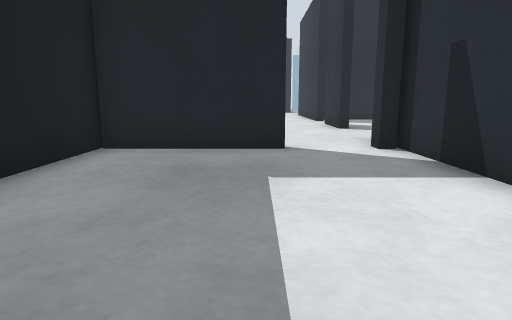
view 1 (above)

16 first-person views from a walk through a world built for the Gazebo simulator. The camera is 0.5 m above the floor, tilts 10° down and sees 75° across. The lines on the ground mark 1 m squares. The floor is counted in squares, 0.5 m on a side. Each view is taken from the middle of a square. On the plan, view 1 faces up. The plan holds only what a view shows up to about 12 squares ahead; the rest is blank. The place goes on beyond the plan.

view 2
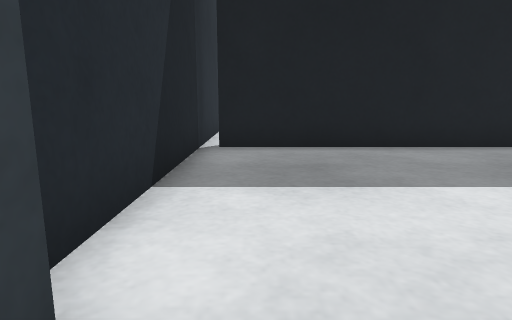

view 3
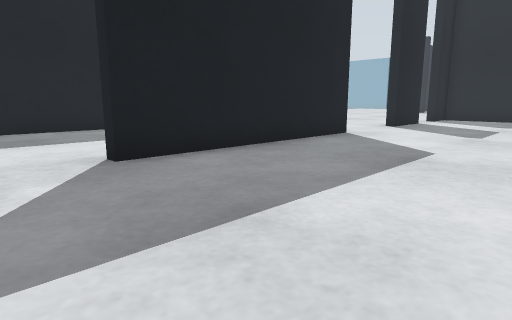

view 4
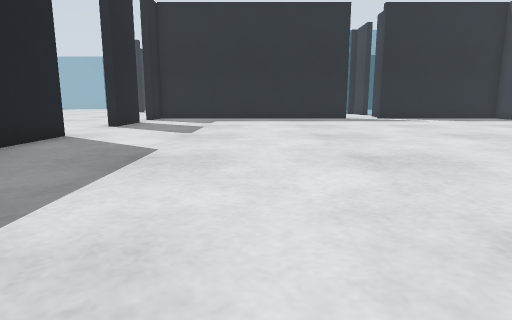

view 5
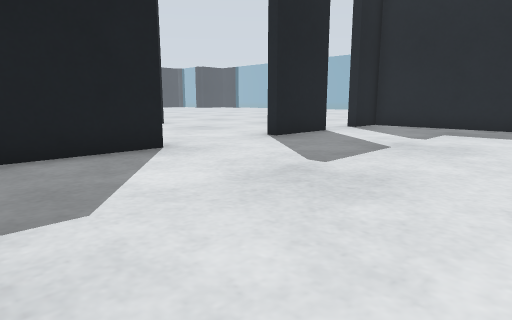

view 6
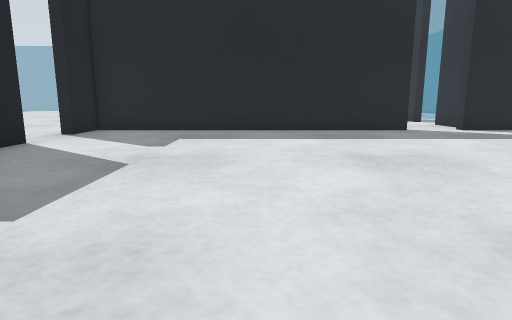

view 7
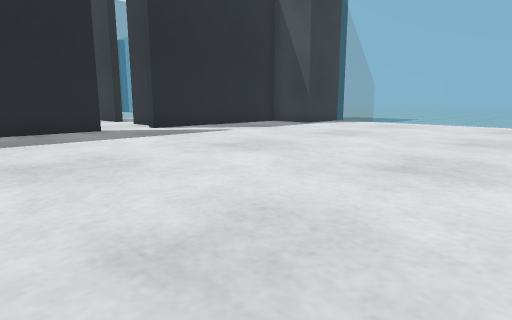

view 8
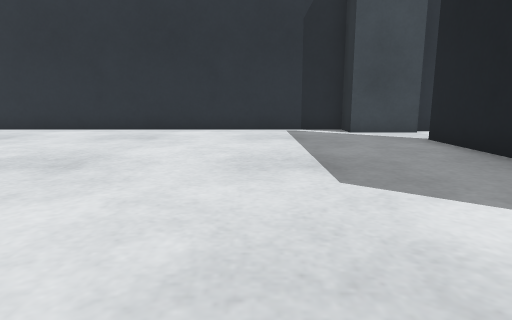

view 9
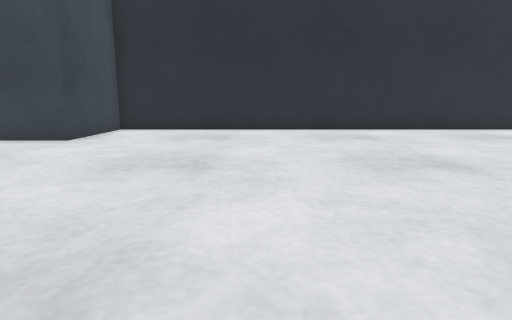

view 10
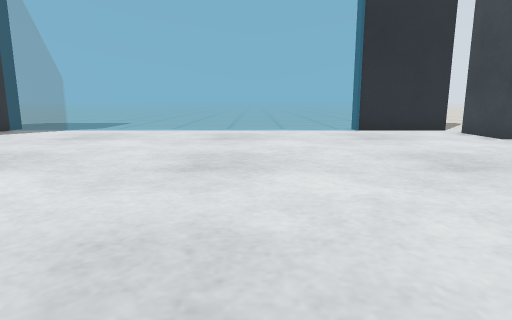

view 11
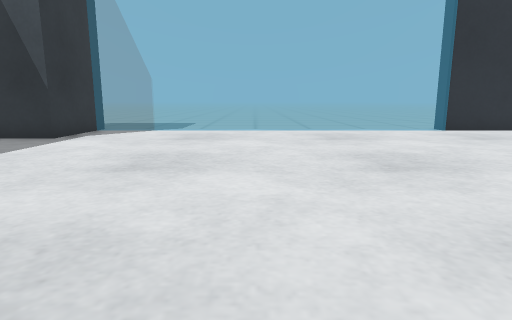

view 12
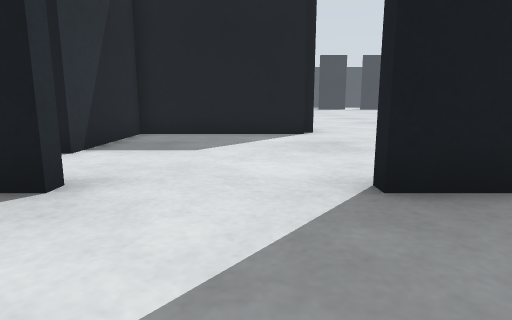

view 13
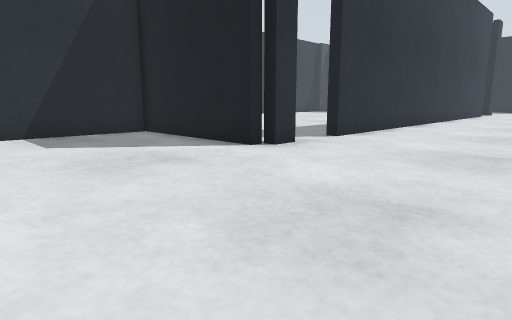

view 14
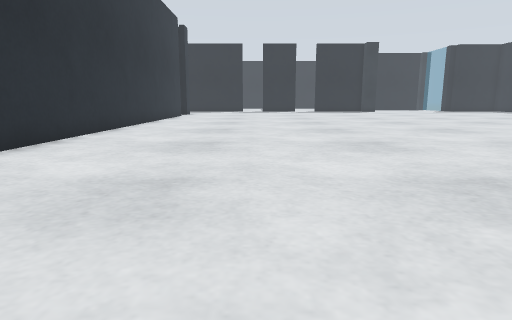

view 15
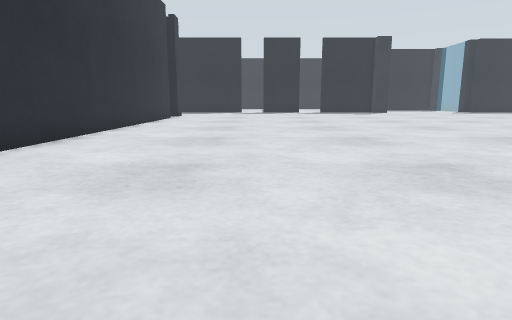

view 16
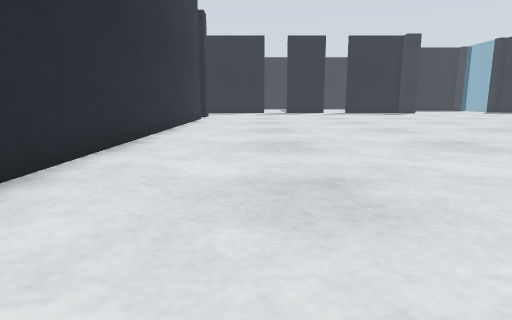

### Floor plan
Key: @ floor where view 1 was taken; # wall or solid block; . floor; = window, fence, low wall or low ledge.
Columns run from 17 left of view 1 to 26 right of it. Each row starts with its distance up from view 1.
 26  ......
 25 ........
 24 ..........
 23 ...........
 22 ............
 21 ..............
 20 ...............
 19 ................  ..############..##
 18 ....................#..............     #
 17 ...................................   ..####
 16 .................................... ...   =
 15 ....................#......................=
 14 ....................#......................=
 13 ###########.........#......................=
 12           #..##............................=
 11               #............................=
 10               #............................=
  9               #............................=
  8               #.....#......................=
  7               ####..#......................=
  6               #.....#......................=
  5               #.....#......................=
  4               #.....#......................#
  3               #.....#......................#
  2               #.....#......................#
  1               #.........................####
  0               #..@......................#
 -1           #############.................#
 -2                       ###################

Where each view was taken, in squares from view 1:
view 1: 0 up, 0 right, facing up
view 2: 0 up, 4 right, facing left
view 3: 1 down, 9 right, facing up-left
view 4: 1 down, 9 right, facing up
view 5: 5 up, 10 right, facing up-left
view 6: 7 up, 9 right, facing up
view 7: 7 up, 10 right, facing up-right
view 8: 10 up, 8 right, facing down
view 9: 10 up, 18 right, facing down
view 10: 8 up, 14 right, facing right
view 11: 11 up, 14 right, facing right
view 12: 11 up, 7 right, facing left
view 13: 18 up, 2 right, facing down-left
view 14: 18 up, 1 left, facing left
view 15: 18 up, 4 left, facing left
view 16: 16 up, 5 left, facing left
